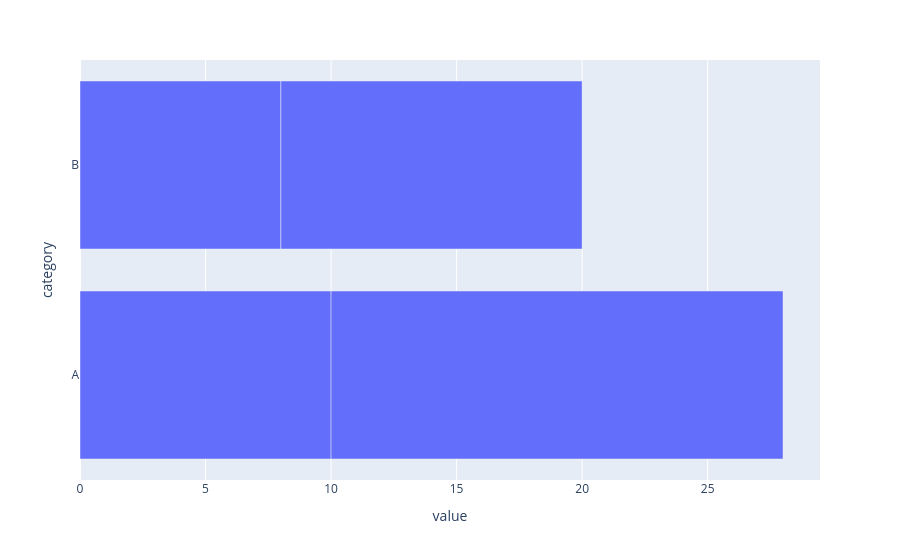

Notebook code cell kept with this figure:
### Code cell
# 수평 막대 그래프
fig = px.bar(df, x='value', y='category',orientation='h')
fig.show()

### Figure 1 — Plotly figure (JSON) as saved in the notebook; plotly's stock layout.template omitted (floating-point values rounded to 4 significant figures)
{"data": [{"hovertemplate": "value=%{x}<br>category=%{y}<extra></extra>", "legendgroup": "", "marker": {"color": "#636efa", "pattern": {"shape": ""}}, "name": "", "orientation": "h", "showlegend": false, "textposition": "auto", "type": "bar", "x": [10, 18, 8, 12], "xaxis": "x", "y": ["A", "A", "B", "B"], "yaxis": "y"}], "layout": {"barmode": "relative", "legend": {"tracegroupgap": 0}, "margin": {"t": 60}, "xaxis": {"anchor": "y", "domain": [0, 1], "title": {"text": "value"}}, "yaxis": {"anchor": "x", "domain": [0, 1], "title": {"text": "category"}}}}
